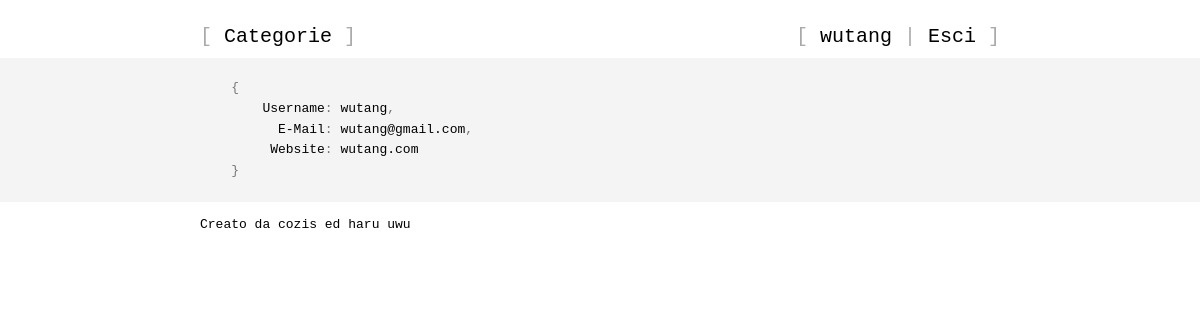
The page /users/wutang (signed in) on the database its author committed.
### tables this page shows
CREATE TABLE User (
    username                    VARCHAR(32) PRIMARY KEY,
    password                    VARCHAR(128) NOT NULL,
    email                       VARCHAR(256) UNIQUE,
    website                     VARCHAR(512)
);

### views.py (the view)
@views.route("/users/<string:username>", methods=["GET"])
def user(username: str) -> str:
    user = dao.select_user(username)
    utils.abort_if_falsy(user, 404)
    return render_template("user.html", subject=user, user=current_user)

### app.py (called while the page is built)
def create_app(config_filename: str = "config.py") -> Flask:
    app = Flask(__name__)
    app.config.from_pyfile(config_filename)
    from auth import auth
    login_manager = LoginManager()
    login_manager.login_view = "/login"
    login_manager.init_app(app)
    @login_manager.user_loader  # type: ignore
    def load_user(username: str) -> User | None:
        return dao.select_user(username)
    from views import views
    app.register_blueprint(views, url_prefix="/")
    app.register_blueprint(auth, url_prefix="/")
    return app

### common/dao.py (called while the page is built)
def select_user(username: str) -> User | None:
    query = "SELECT username, email, website FROM User WHERE username = ?"
    rows = db.query_database(query, (username,))
    return None if not rows else User.from_dict(rows[0])

### common/db.py (called while the page is built)
def dictionarify(cursor: sqlite3.Cursor, row: tuple[Any, ...]) -> DBRow:
    return dict((cursor.description[i][0], value) for i, value in enumerate(row))

def query_database(query: str, args: tuple[Any, ...] = ()) -> list[DBRow]:
    connection = sqlite3.connect(current_app.config.get("DB_PATH"))  # type: ignore
    connection.row_factory = dictionarify
    cursor = connection.cursor()
    cursor.execute(query, args)
    rows = cursor.fetchall()
    cursor.close()
    connection.close()
    return rows

### models.py (called while the page is built)
    @staticmethod
    def from_dict(d: dict[str, str]) -> Any:
        username = d.get("username")
        password = d.get("password")
        email = d.get("email")
        website = d.get("website")
        return User(username, password, email, website)  # type: ignore

### utils.py (called while the page is built)
def abort_if_falsy(resource: Any | None, status_code: int) -> None:
    if not resource:
        abort(status_code)

### templates/user.html (shortened to what this page needs)
{% extends "base.html" %}
{% block lnav %}
    <a href="/boards">Categorie</a>
{% endblock %}
{% block main %}
<pre>
    {
        <span>Username</span>: <span>{{user.username}}</span>,
          <span>E-Mail</span>: <span>{{user.email}}</span>,
         <span>Website</span>: <span>{{user.website}}</span>
    }
</pre>
{% endblock %}

### templates/base.html (shortened to what this page needs)
<!DOCTYPE html>
<html lang="it">
    <head>
        <link
            rel="stylesheet"
            type="text/css"
            href="{{ url_for('static', filename='style.css') }}"
        />
    </head>
    <body>
        <header>
            <br />
            <nav>[
{% block lnav %}{% endblock %}
            ]</nav>
            <nav>[
{% block rnav %}
{% if user is defined and user.is_authenticated %}
                <a href="/users/{{user.username}}">{{user.username}}</a>
                |
                <a href="/logout">Esci</a>
{% else %}
                <a href="/login">Entra</a>
                |
                <a href="/signup">Iscriviti</a>
{% endif %}
{% endblock %}
            ]</nav>
        </header>
        <main>
            <div id="main-inner">
{% block main %}{% endblock %}
            </div>
        </main>
        <br />
        <footer>
            Creato da cozis ed haru uwu
        </footer>
    </body>
</html>

### static/style.css (style rules this page uses)
:root { --page-width: 800px; }
body { margin: 0; font-family: monospace; }
header, footer { max-width: var(--page-width); margin: auto; }
header { padding: 10px 0; overflow: auto; }
header nav { float: left; font-size: 20px; color: #aaa; }
header nav:last-child { float: right; }
header nav a { color: black; text-decoration: none; }
main { background: #f4f4f4; padding: 20px 0; }
main { width: 100%; }
#main-inner { margin: auto; width: var(--page-width); }

### rows shown on the page
User: username "wutang", email "wutang@gmail.com", website "wutang.com"
